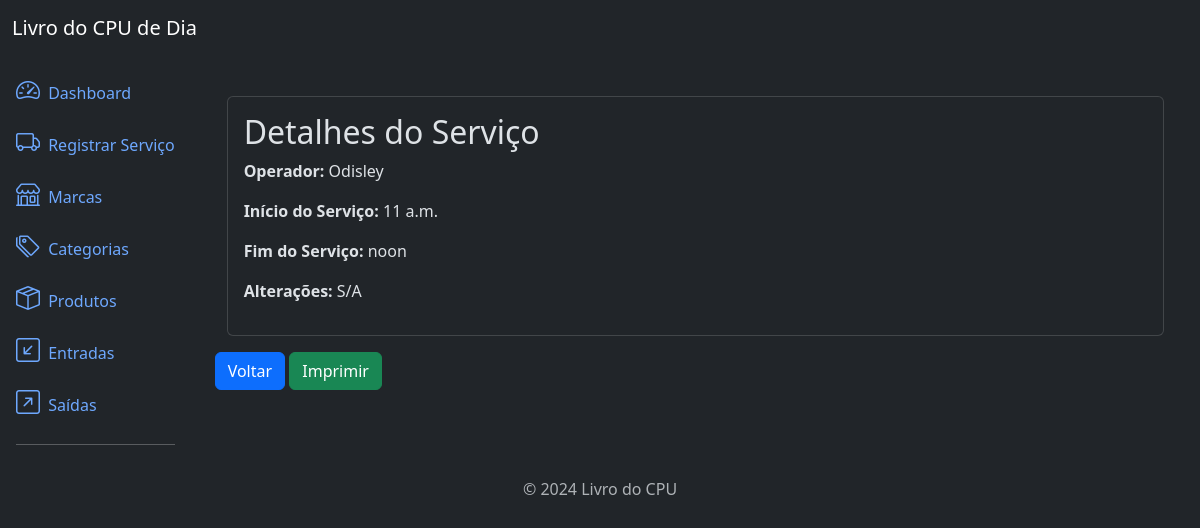
Page /core/servicos/1/ on the committed database.
### core/models.py (models this page shows)
class ServicoInterno(models.Model):
    operador = models.CharField(max_length=100)
    horario_inicio = models.TimeField()
    horario_fim = models.TimeField()
    alteracao = models.TextField(blank=True)

### core/views.py (the view)
# urls.py: path('servicos/<int:pk>/', views.ServicoInternoDetailView.as_view(), name='servicointerno_detail'),  # Detalhes
class ServicoInternoDetailView(DetailView):
    model = ServicoInterno
    template_name = 'core/servico_detail.html'
    context_object_name = 'servicointerno'

### core/templates/core/servico_detail.html (shortened to what this page needs)
{% extends 'base.html' %}
{% block content %}
<div>
    <div class="container mt-4">
        <div class="card">
            <div class="card-body">
            <h2>Detalhes do Serviço</h2>
            <p><strong>Operador:</strong> {{ servicointerno.operador }}</p>
            <p><strong>Início do Serviço:</strong> {{ servicointerno.horario_inicio }}</p>
            <p><strong>Fim do Serviço:</strong> {{ servicointerno.horario_fim }}</p>
            <p><strong>Alterações:</strong> {{ servicointerno.alteracao }}</p>
            </div>
        </div>
    </div>
    <div>
        <a href="{% url 'servico_list' %}" class="btn btn-primary mt-3">Voltar</a>
        <a href="{% url 'gerar_relatorio_pdf' servicointerno.id %}" class="btn btn-success btn-printer mt-3">Imprimir </a>
    </div>
{% endblock %}

### rows in the picture
ServicoInterno: operador "Odisley", horario_inicio "11 a.m.", horario_fim "noon", alteracao "S/A"
